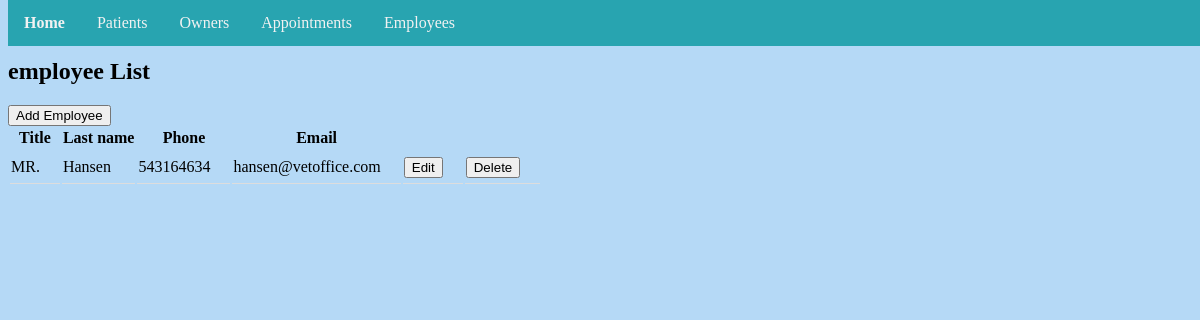
/employee/list/, run on an earlier commit of the app's database.
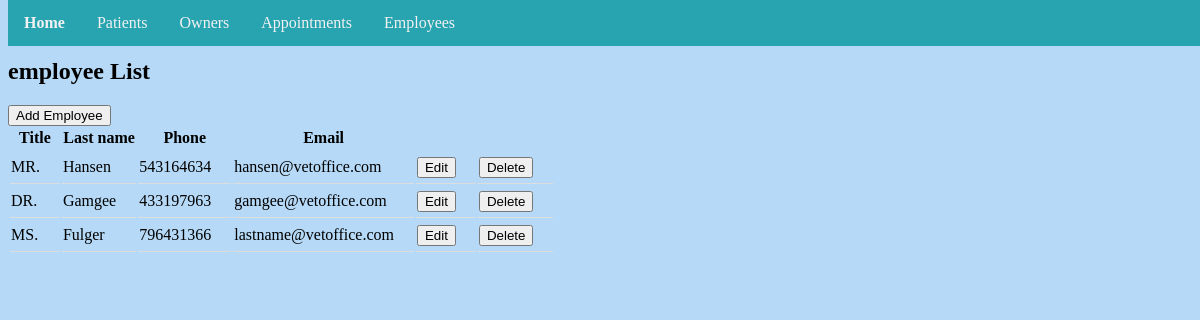
And on a later commit of the database.
### employee/models.py (models this page shows, shortened)
class Employee(models.Model):
    TITLE_CHOICE = [
        ('MR.', 'Mr.'),
        ('MISS.', 'Miss.'),
        ('MS.', 'Ms.'),
        ('MRS.', 'Mrs.'),
        ('DR.', 'Dr.'),
    ]
    first_name = models.CharField(max_length=200)
    last_name = models.CharField(max_length=200)
    title = models.CharField(max_length=5, choices=TITLE_CHOICE, default='Dr.')
    phone = models.IntegerField()
    email = models.CharField(max_length=200)

### employee/views.py (the view)
# urls.py: path('list/', views.EmployeeList.as_view(), name='employeelist'),
class EmployeeList(ListView):
    model = Employee
    template_name = 'employee_list.html'

### templates/employee_list.html (shortened to what this page needs)
{% extends './base.html' %}
{% block content %}
<h2>employee List</h2>
<a href="{% url 'employee:employeecreate' %}"><button class"btn">Add Employee</button></a>
<table id="employees">
  <tr>
    <th>Title</th>
    <th>Last name</th>
    <th>Phone</th>
    <th>Email</th>
    <th> </th>
    <th> </th>
  </tr>
    {% for employee in employee_list %}
  <tr>
    <td>{{ employee.title }}</td>
    <td>{{ employee.last_name }}</td>
    <td>{{ employee.phone }}</td>
    <td>{{ employee.email }}</td>
    <td><a href="{% url 'employee:employeeupdate' employee.id %}"><button>Edit</button></a></td>
    <td><a href="{% url 'employee:employeedelete' employee.id %}"><button>Delete</button></a></td>
  </tr>
  {% endfor %}
</table>
{% endblock %}

### templates/base.html
{% load static %}
<!DOCTYPE html>
<html lang='en'>
<head>
<link rel="stylesheet" type="text/css" href="{% static 'css/style.css' %}">
  <div class="navbar">
    <a href="{% url 'vetoffice:home' %}"><strong>Home</strong></a>
    <a href="{% url 'patient:patientlist' %}">Patients</a>
    <a href="{% url 'owner:ownerlist' %}">Owners</a>
    <a href="{% url 'vetoffice:appointmentlist' %}">Appointments</a>
    <a href="{% url 'employee:employeelist' %}">Employees</a>
  </div>
</head>
<body>
      {% block content %}
      {% endblock %}
</body>
</html>

### static/css/style.css (style rules this page uses)
body { background-image: url("images/background.jpg"); background-repeat: no-repeat; background-color: #b5d9f6; background-position: center; background-size: cover; padding-top: 30px; height: 2000px; }
.owners th, td { text-align: left; padding-right: 20px; padding-top: 5px; padding-bottom: 5px; border-bottom: 1px solid #ddd; }
.navbar { overflow: hidden; background-color: #28a4b0; position: fixed; top: 0; width: 100%; }
.navbar a { float: left; display: block; color: #f2f2f2; text_align: center; padding: 14px 16px; text-decoration: none; }

What changed in the data, as far as the page shows it:
added Employee: title "DR.", last_name "Gamgee", phone "433197963", email "gamgee@vetoffice.com"
added Employee: title "MS.", last_name "Fulger", phone "796431366", email "lastname@vetoffice.com"
